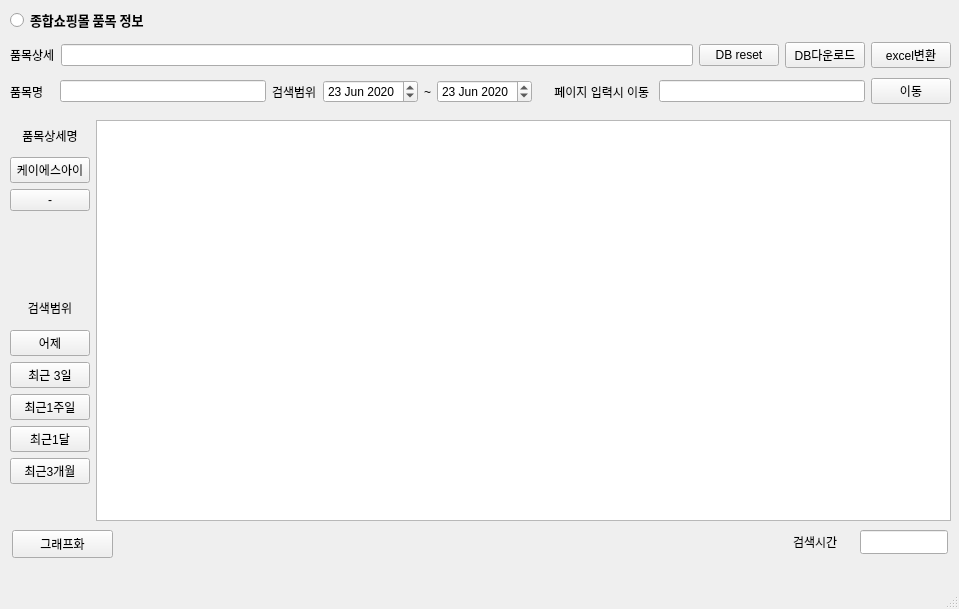
<?xml version="1.0" encoding="UTF-8"?>
<ui version="4.0">
 <class>MainWindow</class>
 <widget class="QMainWindow" name="MainWindow">
  <property name="geometry">
   <rect>
    <x>0</x>
    <y>0</y>
    <width>959</width>
    <height>609</height>
   </rect>
  </property>
  <property name="windowTitle">
   <string>MainWindow</string>
  </property>
  <widget class="QWidget" name="centralwidget">
   <widget class="QWidget" name="horizontalLayoutWidget">
    <property name="geometry">
     <rect>
      <x>10</x>
      <y>5</y>
      <width>941</width>
      <height>31</height>
     </rect>
    </property>
    <layout class="QHBoxLayout" name="horizontalLayout">
     <property name="spacing">
      <number>7</number>
     </property>
     <item>
      <widget class="QRadioButton" name="radioButton_prod">
       <property name="enabled">
        <bool>true</bool>
       </property>
       <property name="font">
        <font>
         <family>Agency FB</family>
         <pointsize>10</pointsize>
         <weight>75</weight>
         <bold>true</bold>
        </font>
       </property>
       <property name="text">
        <string>종합쇼핑몰 품목 정보</string>
       </property>
       <property name="autoRepeatDelay">
        <number>300</number>
       </property>
      </widget>
     </item>
    </layout>
   </widget>
   <widget class="QWidget" name="gridLayoutWidget">
    <property name="geometry">
     <rect>
      <x>10</x>
      <y>40</y>
      <width>941</width>
      <height>31</height>
     </rect>
    </property>
    <layout class="QGridLayout" name="gridLayout" columnstretch="0,0,0,0,0,0">
     <item row="0" column="0">
      <widget class="QLabel" name="label_prod">
       <property name="text">
        <string>품목상세</string>
       </property>
      </widget>
     </item>
     <item row="0" column="3">
      <widget class="QPushButton" name="pushButton_del">
       <property name="text">
        <string>DB reset</string>
       </property>
      </widget>
     </item>
     <item row="0" column="4">
      <widget class="QPushButton" name="pushButton">
       <property name="text">
        <string>DB다운로드</string>
       </property>
      </widget>
     </item>
     <item row="0" column="5">
      <widget class="QPushButton" name="pushButton_xlsx">
       <property name="text">
        <string>excel변환</string>
       </property>
      </widget>
     </item>
     <item row="0" column="1">
      <widget class="QLineEdit" name="lineEdit_cropNm"/>
     </item>
    </layout>
   </widget>
   <widget class="QWidget" name="horizontalLayoutWidget_2">
    <property name="geometry">
     <rect>
      <x>10</x>
      <y>76</y>
      <width>941</width>
      <height>31</height>
     </rect>
    </property>
    <layout class="QHBoxLayout" name="horizontalLayout_2">
     <item>
      <widget class="QLabel" name="label_4">
       <property name="text">
        <string>품목명   </string>
       </property>
      </widget>
     </item>
     <item>
      <widget class="QLineEdit" name="lineEdit"/>
     </item>
     <item>
      <widget class="QLabel" name="label">
       <property name="text">
        <string>검색범위</string>
       </property>
      </widget>
     </item>
     <item>
      <widget class="QDateEdit" name="dateEdit_start">
       <property name="date">
        <date>
         <year>2020</year>
         <month>6</month>
         <day>23</day>
        </date>
       </property>
      </widget>
     </item>
     <item>
      <widget class="QLabel" name="label_2">
       <property name="text">
        <string>~</string>
       </property>
      </widget>
     </item>
     <item>
      <widget class="QDateEdit" name="dateEdit_end">
       <property name="date">
        <date>
         <year>2020</year>
         <month>6</month>
         <day>23</day>
        </date>
       </property>
      </widget>
     </item>
     <item>
      <widget class="QLabel" name="label_5">
       <property name="text">
        <string/>
       </property>
      </widget>
     </item>
     <item>
      <widget class="QLabel" name="label_3">
       <property name="text">
        <string> 페이지 입력시 이동 </string>
       </property>
      </widget>
     </item>
     <item>
      <widget class="QLineEdit" name="lineEdit_curPage"/>
     </item>
     <item>
      <widget class="QPushButton" name="pushButton_move">
       <property name="text">
        <string>이동</string>
       </property>
      </widget>
     </item>
    </layout>
   </widget>
   <widget class="QWidget" name="layoutWidget">
    <property name="geometry">
     <rect>
      <x>10</x>
      <y>120</y>
      <width>941</width>
      <height>401</height>
     </rect>
    </property>
    <layout class="QGridLayout" name="gridLayout_3">
     <item row="10" column="0">
      <widget class="QPushButton" name="pushButton_1month">
       <property name="text">
        <string>최근1달</string>
       </property>
      </widget>
     </item>
     <item row="3" column="0">
      <widget class="QPushButton" name="pushButton_3">
       <property name="text">
        <string>-</string>
       </property>
      </widget>
     </item>
     <item row="8" column="0">
      <widget class="QPushButton" name="pushButton_3days">
       <property name="text">
        <string>최근 3일</string>
       </property>
      </widget>
     </item>
     <item row="9" column="0">
      <widget class="QPushButton" name="pushButton_1week">
       <property name="text">
        <string>최근1주일</string>
       </property>
      </widget>
     </item>
     <item row="11" column="0">
      <widget class="QPushButton" name="pushButton_3months">
       <property name="text">
        <string>최근3개월</string>
       </property>
      </widget>
     </item>
     <item row="1" column="1" rowspan="12">
      <widget class="QTableWidget" name="tableWidget"/>
     </item>
     <item row="7" column="0">
      <widget class="QPushButton" name="pushButton_today">
       <property name="text">
        <string>어제</string>
       </property>
      </widget>
     </item>
     <item row="1" column="0">
      <widget class="QLabel" name="label_6">
       <property name="text">
        <string>품목상세명</string>
       </property>
       <property name="alignment">
        <set>Qt::AlignCenter</set>
       </property>
      </widget>
     </item>
     <item row="2" column="0">
      <widget class="QPushButton" name="pushButton_kogas">
       <property name="text">
        <string>케이에스아이</string>
       </property>
      </widget>
     </item>
     <item row="6" column="0">
      <widget class="QLabel" name="label_7">
       <property name="text">
        <string>검색범위</string>
       </property>
       <property name="alignment">
        <set>Qt::AlignCenter</set>
       </property>
      </widget>
     </item>
    </layout>
   </widget>
   <widget class="QLineEdit" name="lineEdit_time">
    <property name="geometry">
     <rect>
      <x>860</x>
      <y>530</y>
      <width>88</width>
      <height>24</height>
     </rect>
    </property>
   </widget>
   <widget class="QLabel" name="label_8">
    <property name="geometry">
     <rect>
      <x>793</x>
      <y>530</y>
      <width>60</width>
      <height>24</height>
     </rect>
    </property>
    <property name="text">
     <string>검색시간</string>
    </property>
   </widget>
   <widget class="QPushButton" name="pushButton_mat">
    <property name="geometry">
     <rect>
      <x>12</x>
      <y>530</y>
      <width>101</width>
      <height>28</height>
     </rect>
    </property>
    <property name="text">
     <string>그래프화</string>
    </property>
   </widget>
  </widget>
  <widget class="QMenuBar" name="menubar">
   <property name="geometry">
    <rect>
     <x>0</x>
     <y>0</y>
     <width>959</width>
     <height>26</height>
    </rect>
   </property>
  </widget>
  <widget class="QStatusBar" name="statusbar"/>
 </widget>
 <resources/>
 <connections/>
</ui>
